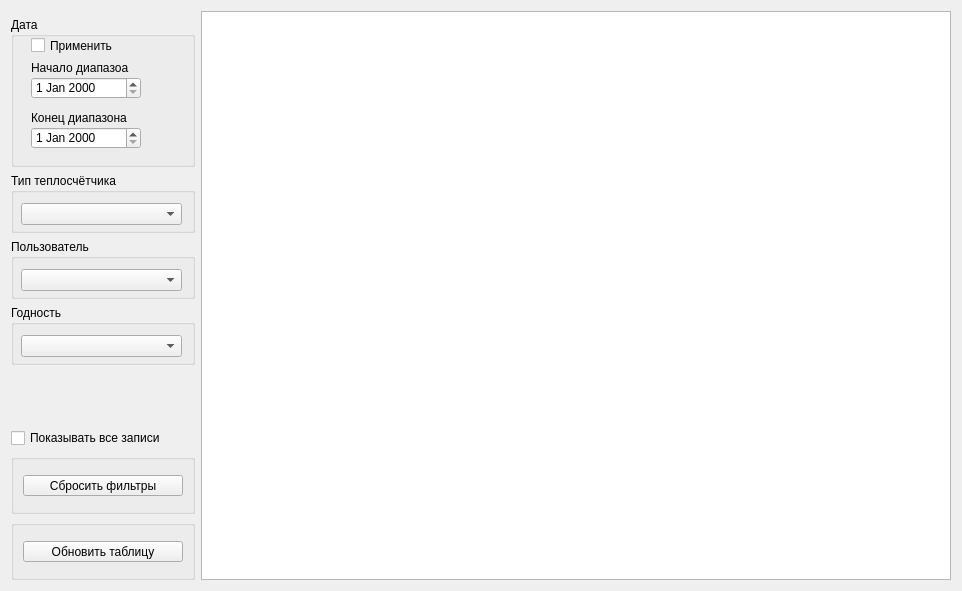
<?xml version="1.0" encoding="UTF-8"?>
<ui version="4.0">
 <class>FormViewTable</class>
 <widget class="QWidget" name="FormViewTable">
  <property name="geometry">
   <rect>
    <x>0</x>
    <y>0</y>
    <width>954</width>
    <height>591</height>
   </rect>
  </property>
  <property name="windowTitle">
   <string>Результаты проверки</string>
  </property>
  <layout class="QGridLayout" name="gridLayout">
   <item row="2" column="0">
    <widget class="QGroupBox" name="groupBox_2">
     <property name="minimumSize">
      <size>
       <width>180</width>
       <height>60</height>
      </size>
     </property>
     <property name="title">
      <string>Тип теплосчётчика</string>
     </property>
     <widget class="QComboBox" name="comboBox_type">
      <property name="geometry">
       <rect>
        <x>10</x>
        <y>30</y>
        <width>161</width>
        <height>22</height>
       </rect>
      </property>
     </widget>
    </widget>
   </item>
   <item row="4" column="0">
    <widget class="QGroupBox" name="groupBox_4">
     <property name="minimumSize">
      <size>
       <width>180</width>
       <height>60</height>
      </size>
     </property>
     <property name="title">
      <string>Годность</string>
     </property>
     <widget class="QComboBox" name="comboBox_usable">
      <property name="geometry">
       <rect>
        <x>10</x>
        <y>30</y>
        <width>161</width>
        <height>22</height>
       </rect>
      </property>
     </widget>
    </widget>
   </item>
   <item row="7" column="0">
    <widget class="QGroupBox" name="groupBox_6">
     <property name="minimumSize">
      <size>
       <width>0</width>
       <height>60</height>
      </size>
     </property>
     <property name="title">
      <string/>
     </property>
     <layout class="QGridLayout" name="gridLayout_3">
      <item row="0" column="0">
       <widget class="QToolButton" name="toolButton_filtersReset">
        <property name="minimumSize">
         <size>
          <width>160</width>
          <height>0</height>
         </size>
        </property>
        <property name="text">
         <string>Сбросить фильтры</string>
        </property>
       </widget>
      </item>
     </layout>
    </widget>
   </item>
   <item row="0" column="1" rowspan="10">
    <widget class="QTableWidget" name="tableWidget">
     <property name="minimumSize">
      <size>
       <width>750</width>
       <height>0</height>
      </size>
     </property>
    </widget>
   </item>
   <item row="9" column="0">
    <widget class="QGroupBox" name="groupBox_5">
     <property name="minimumSize">
      <size>
       <width>0</width>
       <height>60</height>
      </size>
     </property>
     <property name="title">
      <string/>
     </property>
     <layout class="QGridLayout" name="gridLayout_2">
      <item row="1" column="0">
       <widget class="QToolButton" name="toolButton_updateTable">
        <property name="minimumSize">
         <size>
          <width>160</width>
          <height>0</height>
         </size>
        </property>
        <property name="text">
         <string>Обновить таблицу</string>
        </property>
       </widget>
      </item>
     </layout>
    </widget>
   </item>
   <item row="3" column="0">
    <widget class="QGroupBox" name="groupBox_3">
     <property name="minimumSize">
      <size>
       <width>180</width>
       <height>60</height>
      </size>
     </property>
     <property name="title">
      <string>Пользователь</string>
     </property>
     <widget class="QComboBox" name="comboBox_user">
      <property name="geometry">
       <rect>
        <x>10</x>
        <y>30</y>
        <width>161</width>
        <height>22</height>
       </rect>
      </property>
     </widget>
    </widget>
   </item>
   <item row="6" column="0">
    <widget class="QCheckBox" name="checkBox_allNotes">
     <property name="text">
      <string>Показывать все записи</string>
     </property>
    </widget>
   </item>
   <item row="5" column="0">
    <spacer name="verticalSpacer">
     <property name="orientation">
      <enum>Qt::Vertical</enum>
     </property>
     <property name="sizeHint" stdset="0">
      <size>
       <width>20</width>
       <height>118</height>
      </size>
     </property>
    </spacer>
   </item>
   <item row="1" column="0">
    <widget class="QGroupBox" name="groupBox">
     <property name="minimumSize">
      <size>
       <width>0</width>
       <height>150</height>
      </size>
     </property>
     <property name="title">
      <string>Дата</string>
     </property>
     <widget class="QLabel" name="label_2">
      <property name="geometry">
       <rect>
        <x>20</x>
        <y>40</y>
        <width>101</width>
        <height>21</height>
       </rect>
      </property>
      <property name="text">
       <string>Начало диапазоа</string>
      </property>
     </widget>
     <widget class="QDateEdit" name="dateEdit_start">
      <property name="geometry">
       <rect>
        <x>20</x>
        <y>60</y>
        <width>110</width>
        <height>22</height>
       </rect>
      </property>
     </widget>
     <widget class="QLabel" name="label">
      <property name="geometry">
       <rect>
        <x>20</x>
        <y>90</y>
        <width>101</width>
        <height>21</height>
       </rect>
      </property>
      <property name="text">
       <string>Конец диапазона</string>
      </property>
     </widget>
     <widget class="QDateEdit" name="dateEdit_stop">
      <property name="geometry">
       <rect>
        <x>20</x>
        <y>110</y>
        <width>110</width>
        <height>22</height>
       </rect>
      </property>
     </widget>
     <widget class="QCheckBox" name="checkBox_date">
      <property name="geometry">
       <rect>
        <x>20</x>
        <y>20</y>
        <width>141</width>
        <height>17</height>
       </rect>
      </property>
      <property name="text">
       <string>Применить</string>
      </property>
     </widget>
    </widget>
   </item>
   <item row="8" column="0">
    <spacer name="verticalSpacer_2">
     <property name="orientation">
      <enum>Qt::Vertical</enum>
     </property>
     <property name="sizeHint" stdset="0">
      <size>
       <width>20</width>
       <height>40</height>
      </size>
     </property>
    </spacer>
   </item>
  </layout>
 </widget>
 <resources/>
 <connections/>
</ui>
